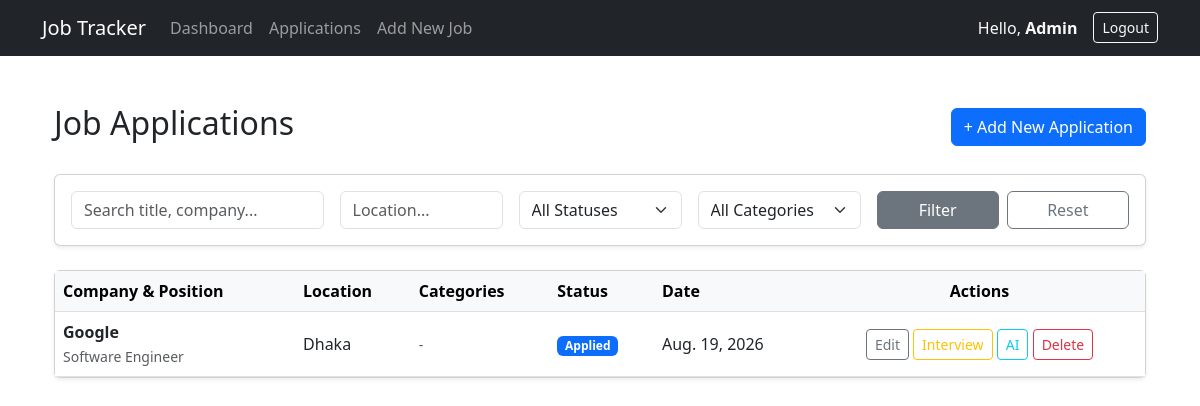
Page /applications/ (signed in) on the earlier database version.
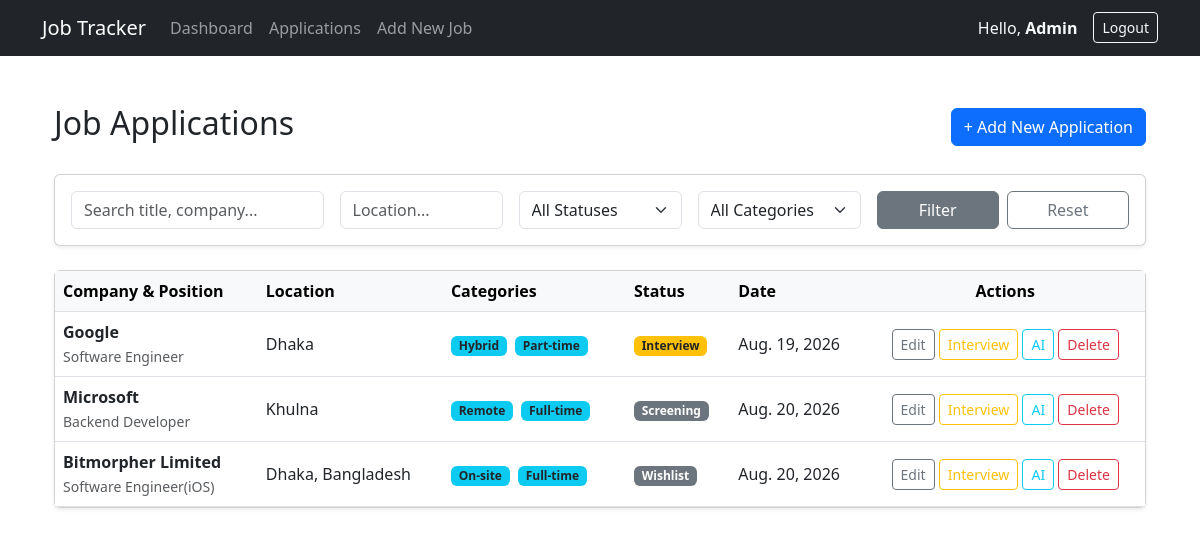
Same page on the later database version.
### tracker/models.py (models this page shows, shortened)
class JobApplication(models.Model):
    STATUS_CHOICES = [
        ('Wishlist', 'Wishlist'),
        ('Applied', 'Applied'),
        ('Screening', 'Screening'),
        ('Interview', 'Interview'),
        ('Selected', 'Selected'),
        ('Rejected', 'Rejected'),
    ]
    user = models.ForeignKey(User, on_delete=models.CASCADE, related_name='job_applications')
    job_title = models.CharField(max_length=255)
    company_name = models.CharField(max_length=255)
    job_description = models.TextField()
    location = models.CharField(max_length=100, blank=True, null=True)
    salary = models.CharField(max_length=50, blank=True, null=True)
    job_url = models.URLField(blank=True, null=True)
    application_date = models.DateField(auto_now_add=True)
    status = models.CharField(max_length=20, choices=STATUS_CHOICES, default='Wishlist')
    notes = models.TextField(blank=True, null=True)
    categories = models.ManyToManyField(Category, blank=True)

class Category(models.Model):
    name = models.CharField(max_length=50)

### tracker/views.py (the view)
# urls.py: path('applications/', views.application_list, name='application_list'),
@login_required
def application_list(request):
    query = request.GET.get('q', '')
    status_filter = request.GET.get('status', '')
    location_filter = request.GET.get('location', '')
    category_filter = request.GET.get('category', '')
    applications = JobApplication.objects.filter(user=request.user)
    if query:
        applications = applications.filter(
            Q(job_title__icontains=query) |
            Q(company_name__icontains=query) |
            Q(location__icontains=query)
        )
    if status_filter:
        applications = applications.filter(status=status_filter)
    if location_filter:
        applications = applications.filter(location__icontains=location_filter)
    if category_filter:
        applications = applications.filter(categories__id=category_filter)
    categories = Category.objects.all()
    return render(request, 'tracker/application_list.html', {
        'applications': applications.distinct(),
        'categories': categories,
        'query': query,
        'status_filter': status_filter,
        'location_filter': location_filter,
        'category_filter': category_filter,
    })

### tracker/templates/tracker/application_list.html (shortened to what the changed rows need)
{% extends 'tracker/base.html' %}
{% block content %}
<div class="container py-4">
    <div class="d-flex justify-content-between align-items-center mb-4">
        <h2>Job Applications</h2>
    </div>
    <div class="card shadow-sm">
        <div class="card-body p-0">
            <div class="table-responsive">
                <table class="table table-hover align-middle mb-0">
                    <thead class="table-light">
                        <tr>
                            <th>Company & Position</th>
                            <th>Location</th>
                            <th>Categories</th>
                            <th>Status</th>
                            <th>Date</th>
                            <th class="text-center">Actions</th>
                        </tr>
                    </thead>
                    <tbody>
                        {% for job in applications %}
                            <tr>
                                <td>
                                    <strong>{{ job.company_name }}</strong><br>
                                    <small class="text-muted">{{ job.job_title }}</small>
                                </td>
                                <td>{{ job.location|default:"N/A" }}</td>
                                <td>
                                    {% for category in job.categories.all %}
                                        <span class="badge bg-info text-dark me-1">{{ category.name }}</span>
                                    {% empty %}
                                        <span class="text-muted small">-</span>
                                    {% endfor %}
                                </td>
                                <td>
                                    <span class="badge
                                        {% if job.status == 'Applied' %}bg-primary
                                        {% elif job.status == 'Interview' %}bg-warning text-dark
                                        {% elif job.status == 'Offer' %}bg-success
                                        {% elif job.status == 'Rejected' %}bg-danger
                                        {% else %}bg-secondary{% endif %}">
                                        {{ job.status }}
                                    </span>
                                </td>
                                <td>{{ job.application_date }}</td>
                                <td class="text-center">
                                    <a href="{% url 'update_application' job.pk %}" class="btn btn-sm btn-outline-secondary">Edit</a>
                                    <a href="{% url 'add_interview' job.pk %}" class="btn btn-sm btn-outline-warning">Interview</a>
                                    <a href="{% url 'ai_analysis' job.pk %}" class="btn btn-sm btn-outline-info">AI</a>
                                    <a href="{% url 'delete_application' job.pk %}" class="btn btn-sm btn-outline-danger">Delete</a>
                                </td>
                            </tr>
                        {% empty %}
                            <tr>
                                <td colspan="6" class="text-center text-muted py-4">No job applications found matching your criteria.</td>
                            </tr>
                        {% endfor %}
                    </tbody>
                </table>
            </div>
        </div>
    </div>
</div>
{% endblock %}

Differences in the rows shown:
changed JobApplication "Google": status "Applied" → "Interview"; no longer shows "-"
added Category: name "Hybrid", shown under JobApplication "Google"
added Category: name "Part-time", shown under JobApplication "Google"
added JobApplication: company_name "Microsoft", job_title "Backend Developer", location "Khulna", status "Screening", application_date "Aug. 20, 2026"
added Category: name "Remote", shown under "Microsoft"
added Category: name "Full-time"
added JobApplication: company_name "Bitmorpher Limited", job_title "Software Engineer(iOS)", location "Dhaka, Bangladesh", status "Wishlist", application_date "Aug. 20, 2026"
added Category: name "On-site", shown under "Bitmorpher Limited"
